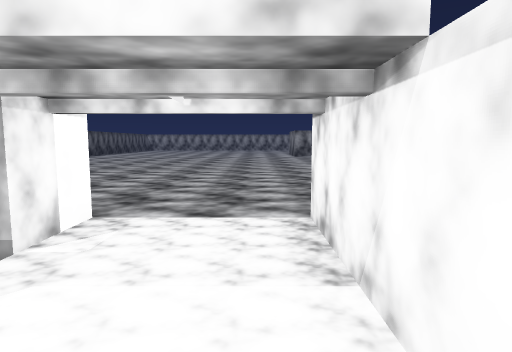
view 1 (above)

24 first-person views from a walk through a level from a Godot 3-D game. The camera is 1.4 m above the floor, tilts 6° down and sees 75° across. The floor is counted in squares, 2 m on a side. Each view is taken from the middle of a square. On the plan, view 1 faces up. The plan holds only what a view shows up to about 10 squares ahead; the rest is blank. The place goes on beyond the plan. Some surface patterns are stand-ins.

view 2
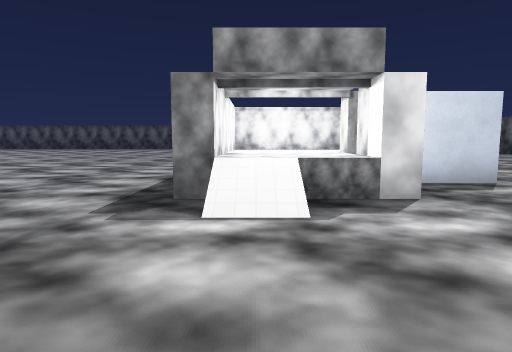

view 3
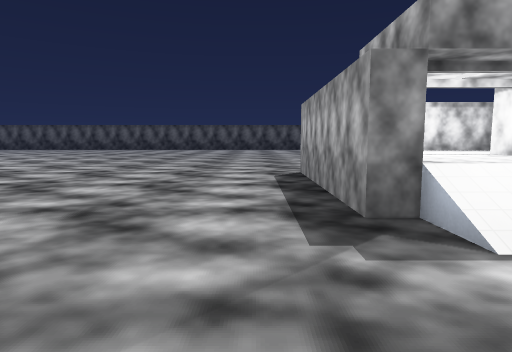

view 4
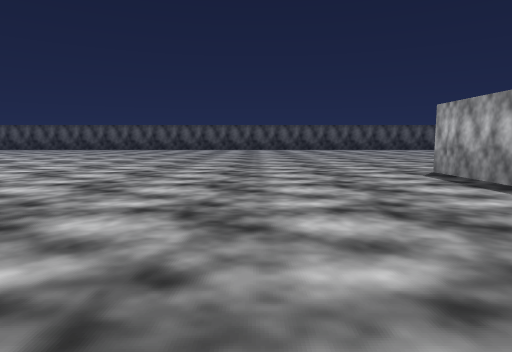

view 5
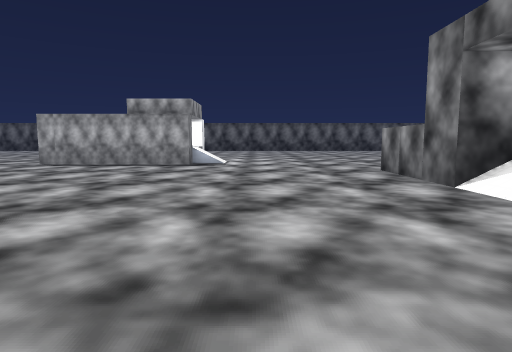

view 6
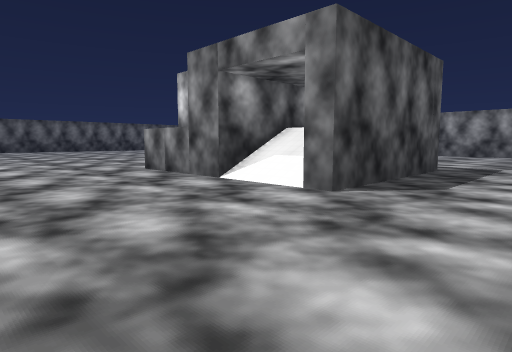

view 7
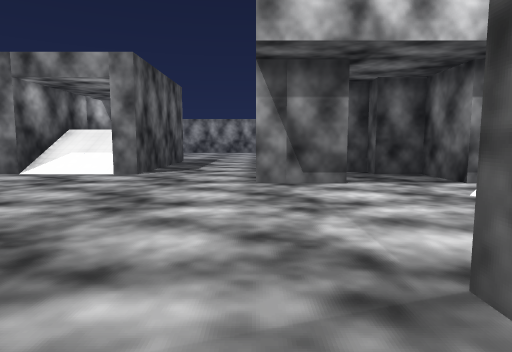

view 8
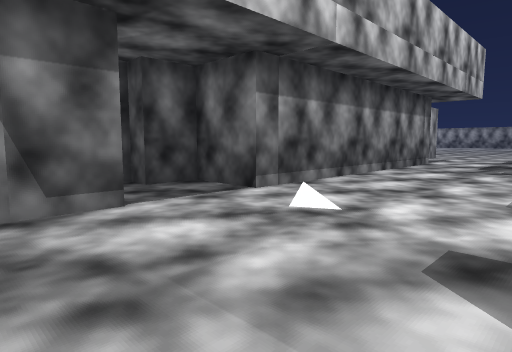

view 9
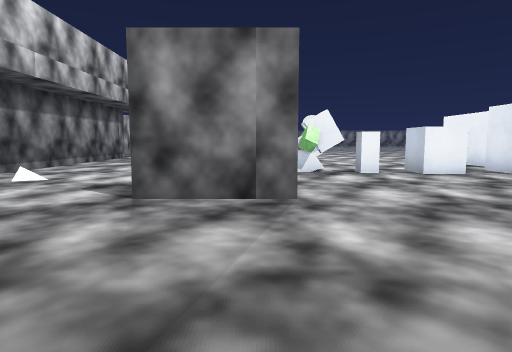

view 10
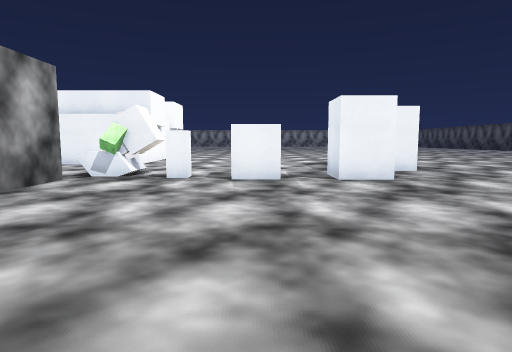

view 11
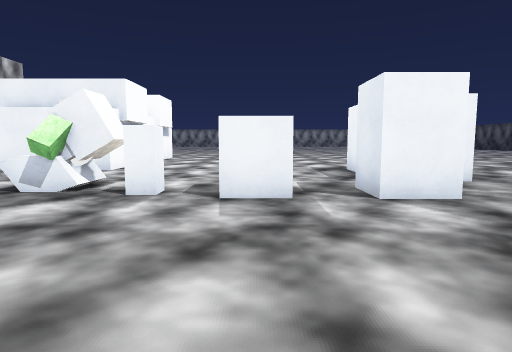

view 12
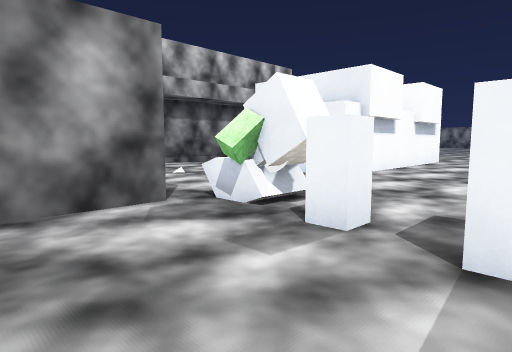

view 13
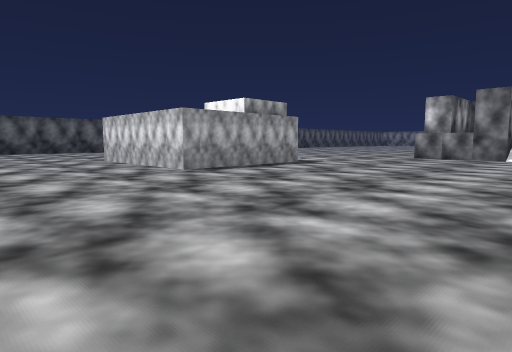

view 14
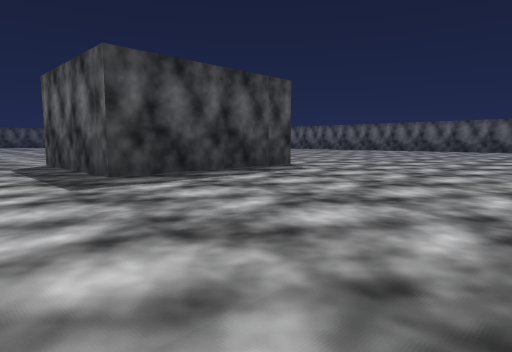

view 15
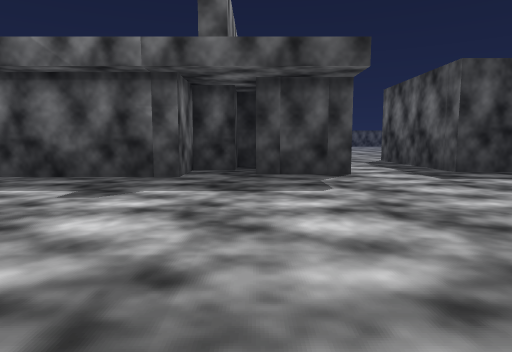

view 16
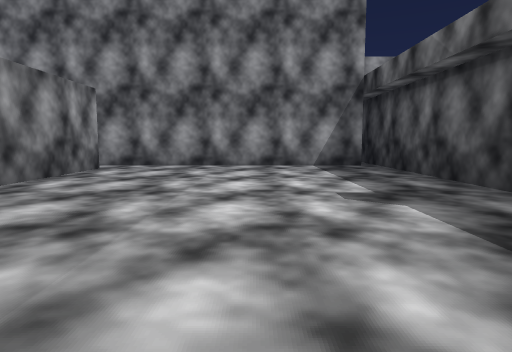

view 17
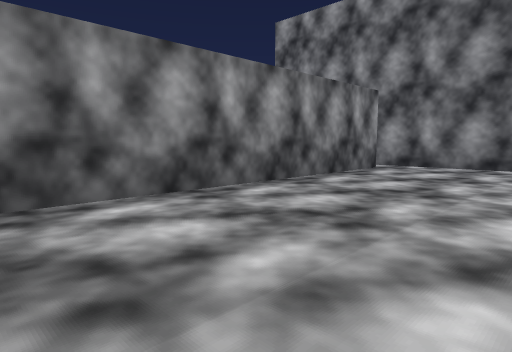

view 18
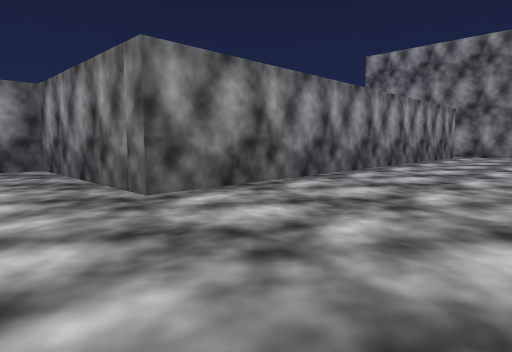

view 19
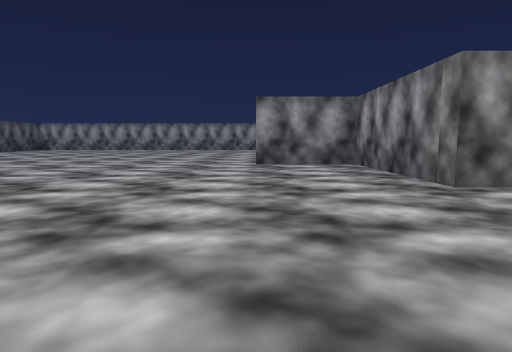

view 20
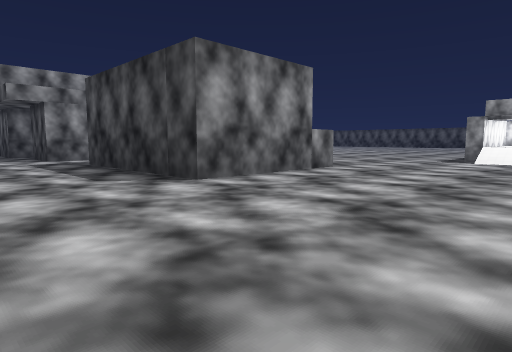

view 21
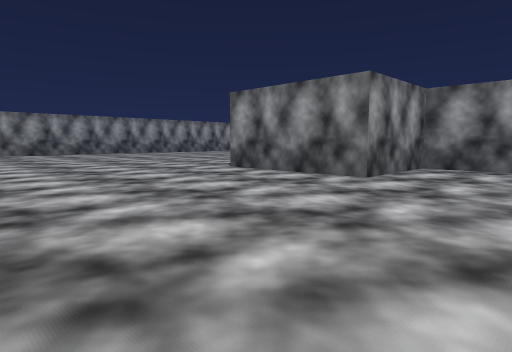

view 22
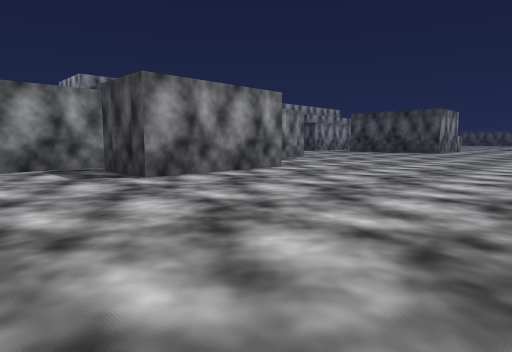

view 23
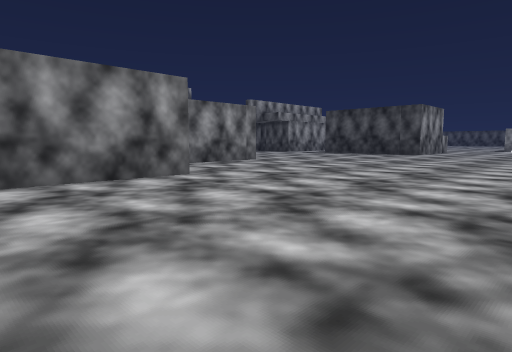

view 24
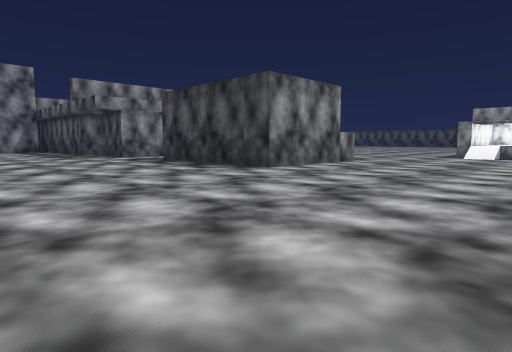

### Floor plan
Points are (right, up) in squares from view 1. A wall is a line through its corners. A room is listed if a view was taken in it or the views show most of it. See-through windows are left out.
Room 1 (view 1)
walls: (-1.5, 1.5) (-1.5, 1); (-1.5, 3) (-1.5, 2); (-3, -1) (0.5, -1) (0.5, 3)
ways out: opening at (0, 3) to room 2
Room 2 (views 2, 3, 4, 5, 6, 7, 8, 9, 10, 11, 12, 13, 14, 15, 16, 17, 18, 19, 20, 21, 22, 23, 24)
walls: (6, 11) (6, 8) (4.9, 8); (3.6, 9) (3, 9) (3, 12.5) (8.5, 12.5) (8.5, 8) (8, 8); (10.9, 13) (13, 13); (12.6, 6.5) (11, 6.5); (13.5, 12) (14.5, 12) (14.5, 13.5) (21.1, 13.5); (0.5, 3) (1, 3) (1, -1.5) (-1.8, -1.5); (12, 0.5) (12, 2.5); (-2.1, 3) (-1.5, 3); (15.1, 0.5) (13.4, 0.5); (-3.5, 1.5) (-1.5, 1.5); (20.5, 14) (20.5, 21.5); (16.4, -1) (15.7, -1) (15.7, -0.4); (15.8, -1.7) (15.3, -1.7) (15.3, -1.3) (15.8, -1.3); (21.8, 6.5) (14.5, 6.5) (14.5, 8) (13.5, 8) (13.5, 8.5) (13, 8.5); (19.6, 21) (6, 21) (6, 26) (3, 26) (3, 30) (5, 30); (15, -5.6) (15, -4.5) (16, -4.5); (17, -5.3) (19.2, -5.3); (23.5, 0.5) (19, 0.5) (19, 3.2); (6, 29.5) (6, 31.9)
ways out: opening at (0, 3) to room 1; gap at (16, -5)
objects: palm tree (16, 0)

Where each view was taken, in squares from view 1:
view 1: 0 up, 0 right, facing up
view 2: 7 up, 0 right, facing down
view 3: 6 up, 2 right, facing down
view 4: 6 up, 5 right, facing down
view 5: 5 up, 11 right, facing left
view 6: 4 up, 11 right, facing up-left
view 7: 1 up, 11 right, facing up
view 8: 3 up, 11 right, facing up-right
view 9: 1 up, 8 right, facing right
view 10: 3 down, 9 right, facing right
view 11: 3 down, 11 right, facing right
view 12: 3 down, 13 right, facing up-right
view 13: 6 down, 8 right, facing up-left
view 14: 19 up, 11 right, facing down-left
view 15: 20 up, 13 right, facing down
view 16: 17 up, 11 right, facing right
view 17: 17 up, 11 right, facing up-right
view 18: 17 up, 4 right, facing up-right
view 19: 16 up, 3 right, facing up
view 20: 16 up, 2 left, facing down-right
view 21: 23 up, 3 left, facing up-right
view 22: 33 up, 3 left, facing down-right
view 23: 30 up, 3 left, facing down-right
view 24: 19 up, 3 left, facing down-right
